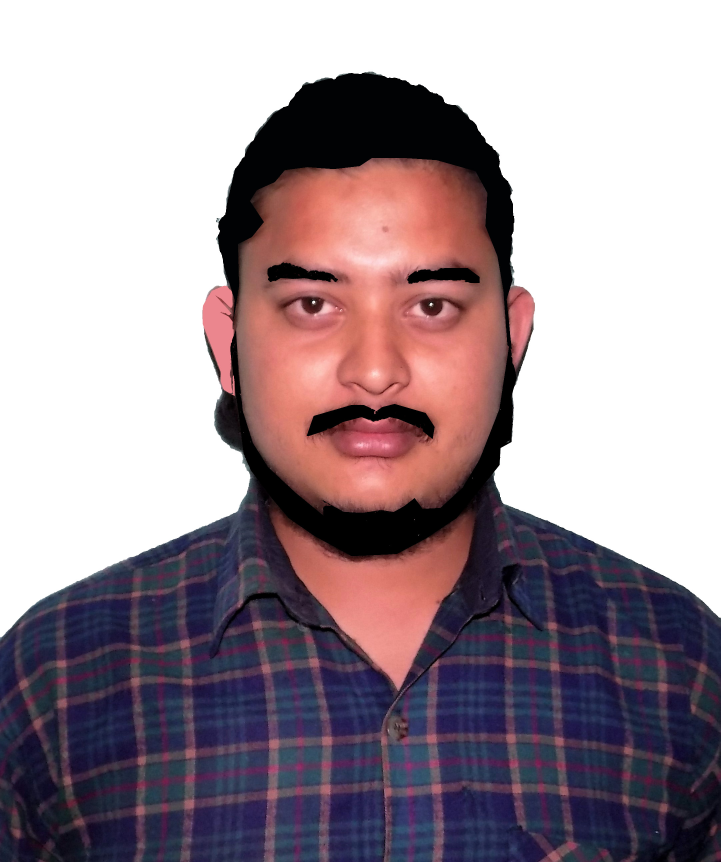
#> input picture sample.jpg, 2161 x 2586 px (shown at 1/3 size)
$ python into.py
#> lines starting #> are read from the running program, lines starting #| are printed output that depends on the picture
import sys
import numpy as n
import cv2


# main runnning code
img=cv2.imread('sample.jpg',0)
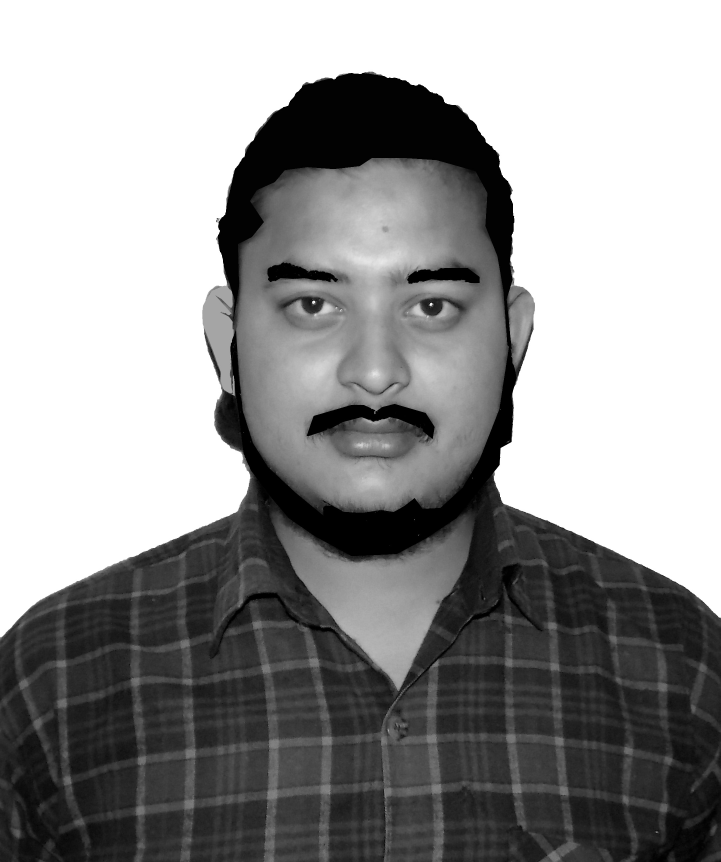
#> img: shape (2586, 2161) (shown at 1/3 size); min 0, max 255, mean 150.6
img = cv2.resize(img, (640, 640))
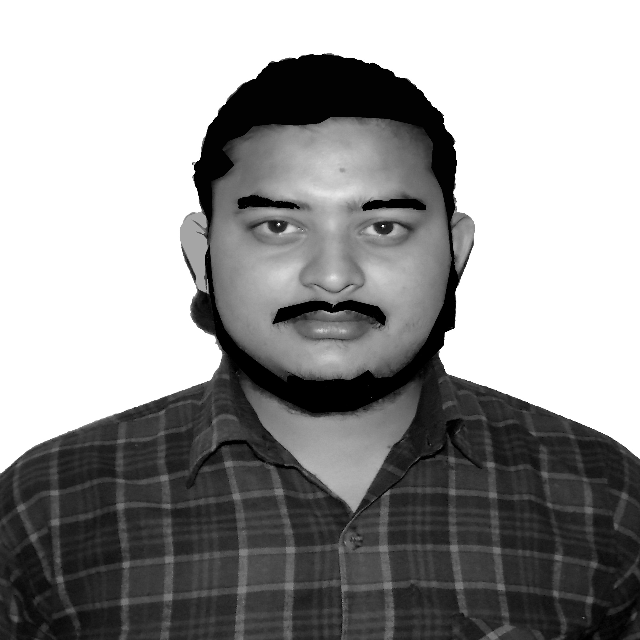
#> img: shape (640, 640); min 0, max 255, mean 150.5
print(img)
#> (printed output is left out)
cv2.imshow('img',img)
neg=255-img
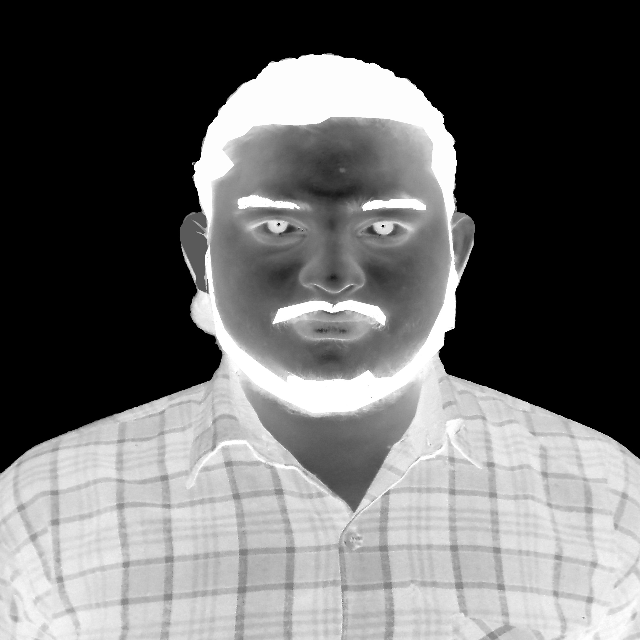
#> neg: shape (640, 640); min 0, max 255, mean 104.5
print(neg)
#> (printed output is left out)
cv2.imshow('neg',neg)
cv2.waitKey(0)

$ run again, with 3D.png saved as sample.jpg
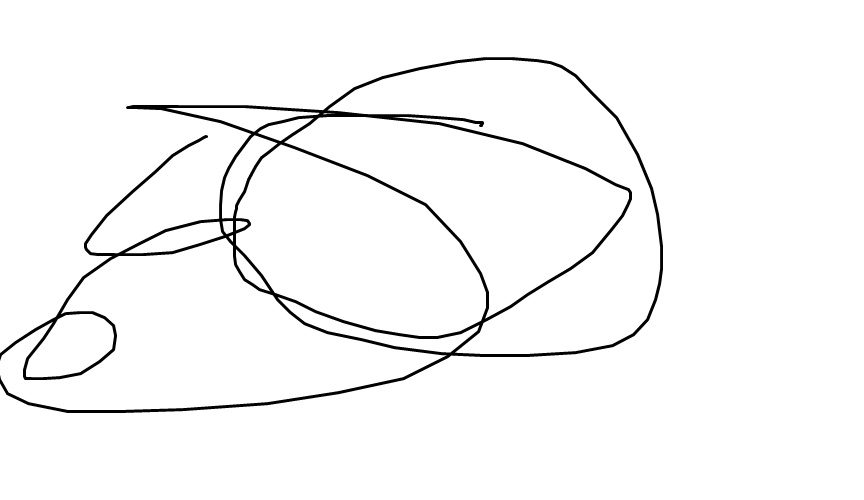
#> input picture 3D.png, 864 x 500 px
#> img is the input picture: shape (500, 864); min 0, max 255, mean 247.4
#> `img = cv2.resize(img, (640, 640))`:
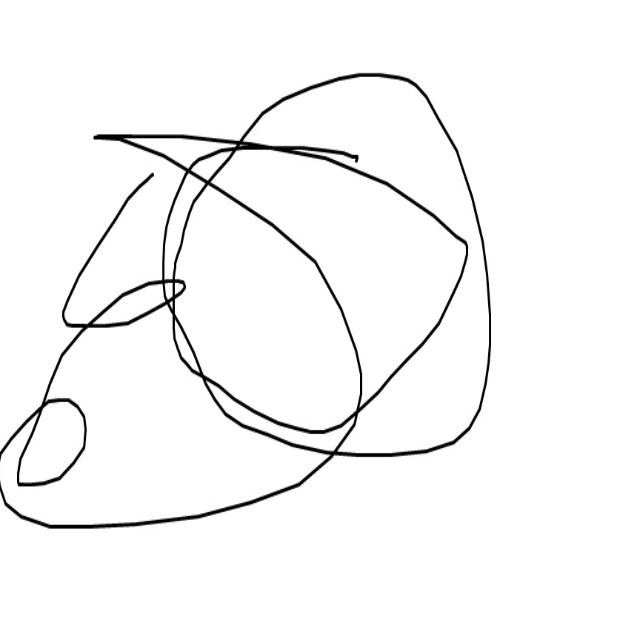
#> img: shape (640, 640); min 0, max 255, mean 247.4
#> (printed output is left out)
#> `neg=255-img`:
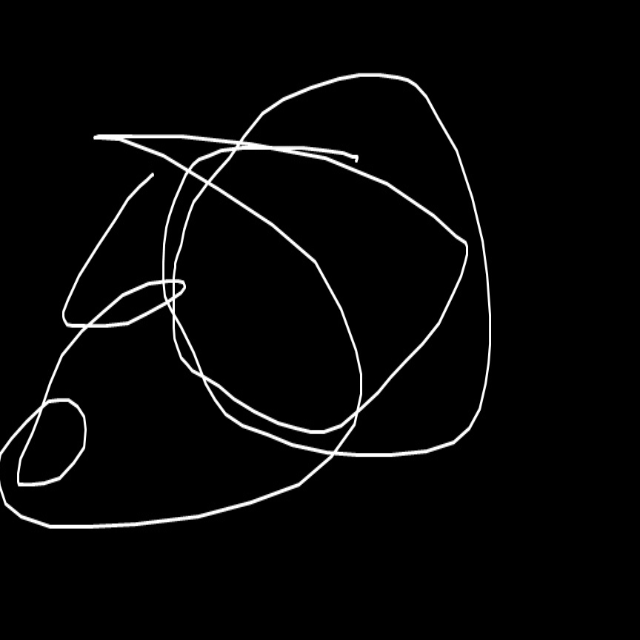
#> neg: shape (640, 640); min 0, max 255, mean 7.6
#> (printed output is left out)
